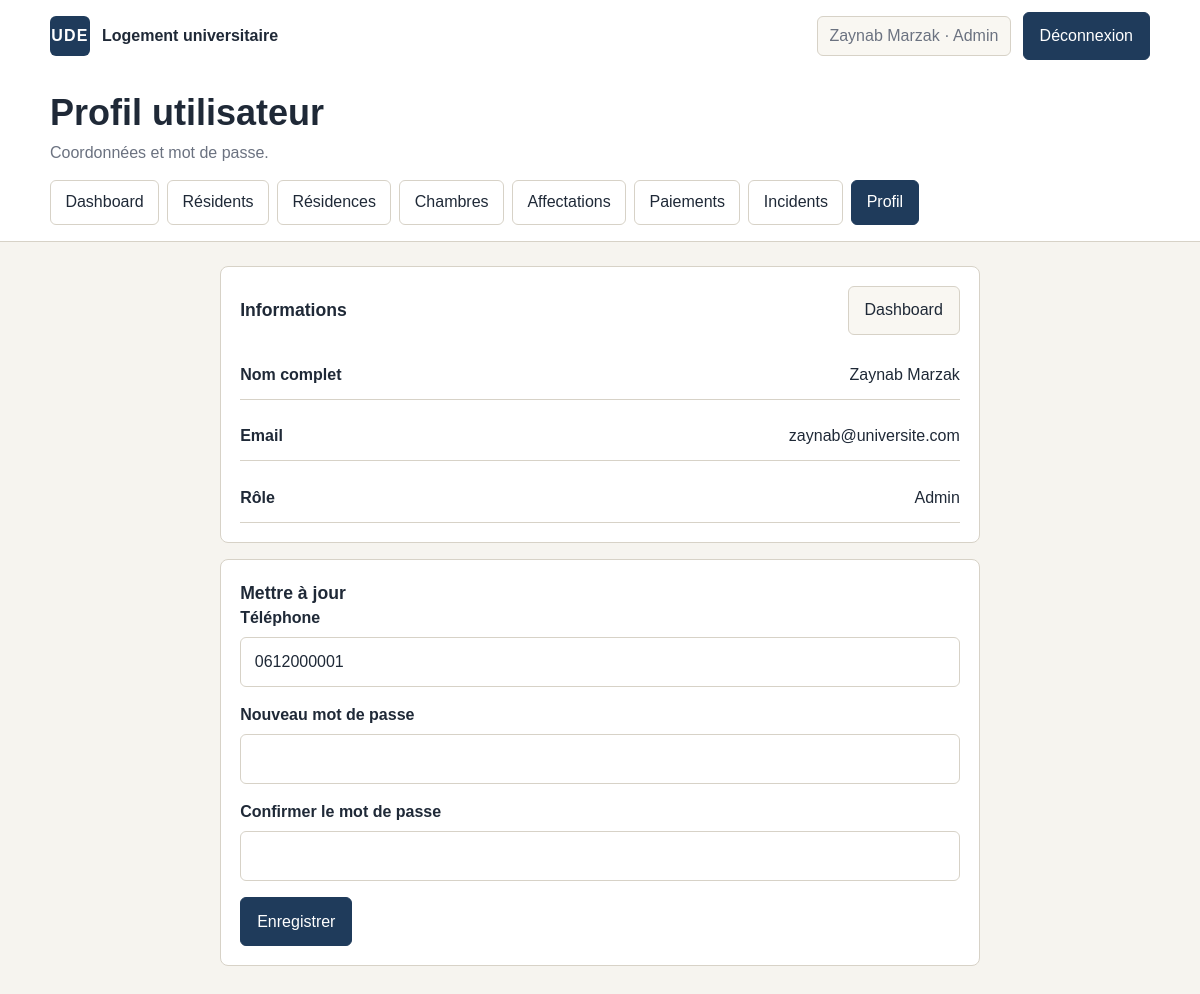
The app's page /profile.php (signed in) with its own data.
### tables this page shows
CREATE TABLE utilisateur (
    id_utilisateur  INT AUTO_INCREMENT PRIMARY KEY,
    nom             VARCHAR(50)  NOT NULL,
    prenom          VARCHAR(50)  NOT NULL,
    email           VARCHAR(100) NOT NULL UNIQUE,
    mot_de_passe    VARCHAR(255) NOT NULL,           
    telephone       VARCHAR(20),
    status_compte   ENUM('Actif','Inactif') DEFAULT 'Actif',
    role            ENUM('Admin','Resident','Technicien') NOT NULL,
    date_creation   TIMESTAMP DEFAULT CURRENT_TIMESTAMP
);

### config/db.php (called while the page is built, shortened)
<?php
function normalizeBasePath(string $path): string
{
    $path = str_replace('\\', '/', trim($path));
    if ($path === '' || $path === '/') {
        return '';
    }
    $path = '/' . trim($path, '/');
    return $path === '/' ? '' : $path;
}
function detectBasePathFromScript(): string
{
    $scriptName = str_replace('\\', '/', $_SERVER['SCRIPT_NAME'] ?? '');
    $directory = str_replace('\\', '/', dirname($scriptName));
    $directory = $directory === '.' ? '' : $directory;
    $knownFolders = ['/admin', '/auth', '/resident', '/technicien', '/config', '/assets', '/docs'];
    return normalizeBasePath($directory);
}
function appBasePath(): string
{
    return detectBasePathFromScript();
}
function appUrl(string $path = ''): string
{
    $basePath = appBasePath();
    $path = '/' . ltrim($path, '/');
    return $basePath . $path;
}

### profile.php (the view, shortened to what this page needs)
<?php
require_once __DIR__ . '/config/auth_check.php';
require_once __DIR__ . '/config/ui.php';
$pdo = getDB();
$userId = (int) $_SESSION['user_id'];
$stmt = $pdo->prepare('SELECT nom, prenom, email, telephone, role FROM utilisateur WHERE id_utilisateur = ?');
$stmt->execute([$userId]);
$user = $stmt->fetch();
?>
<main class="main-content">
    <div class="page-shell page-shell-narrow panel-stack">
        <section class="card">
            <div class="toolbar">
                <h2>Informations</h2>
                <a class="btn btn-secondary" href="<?= e(appUrl(dashboardPathForRole(currentRole()))) ?>">Dashboard</a>
            </div>
            <div class="definition-list">
                <div class="definition-item"><strong>Nom complet</strong><span><?= e($user['prenom'] . ' ' . $user['nom']) ?></span></div>
                <div class="definition-item"><strong>Email</strong><span><?= e($user['email']) ?></span></div>
                <div class="definition-item"><strong>Rôle</strong><span><?= e($user['role']) ?></span></div>
            </div>
        </section>
        <section class="card">
            <h2>Mettre à jour</h2>
            <form method="post" class="stack-form" data-password-check>
                <div class="form-field">
                    <label for="telephone">Téléphone</label>
                    <input type="text" id="telephone" name="telephone" value="<?= e($user['telephone'] ?? '') ?>">
                </div>
                <div class="form-field">
                    <label for="password">Nouveau mot de passe</label>
                    <input type="password" id="password" name="password">
                </div>
                <div class="form-field">
                    <label for="confirm_password">Confirmer le mot de passe</label>
                    <input type="password" id="confirm_password" name="confirm_password">
                </div>
                <div class="form-actions"><button type="submit">Enregistrer</button></div>
            </form>
        </section>
    </div>
</main>

### assets/theme.css (style rules this page uses)
:root { --bg: #f6f4ef; --surface: #ffffff; --surface-soft: #f9f7f2; --border: #d7d2c7; --text: #1f2937; --muted: #6b7280; --primary: #1f3b5b; --primary-dark: #162c44; --success: #166534; --success-bg: #e8f5ea; --warning: #92400e; --warning-bg: #fdf1de; --danger: #991b1b; --danger-bg: #fde8e8; }
* { box-sizing: border-box; }
body { margin: 0; background: var(--bg); color: var(--text); font-family: Arial, Helvetica, sans-serif; line-height: 1.5; }
a { color: var(--primary); text-decoration: none; }
button, input, select, textarea { font: inherit; }
.page-shell, .page-shell-narrow { width: min(1100px, calc(100% - 2rem)); margin: 0 auto; }
.page-shell-narrow { width: min(760px, calc(100% - 2rem)); }
.main-content { padding: 1.5rem 0 2rem; }
.panel-stack { display: grid; gap: 1rem; }
.card, .table-card, .hero-card, .dashboard-section, .stat-card, .auth-card { background: var(--surface); border: 1px solid var(--border); border-radius: 8px; }
.card, .table-card, .dashboard-section, .stat-card, .auth-card { padding: 1.2rem; }
.hero-actions, .action-row, .form-actions, .inline-actions, .export-links { display: flex; gap: 0.75rem; flex-wrap: wrap; }
.toolbar { display: flex; align-items: center; justify-content: space-between; gap: 1rem; flex-wrap: wrap; margin-bottom: 1rem; }
.toolbar h2, .dashboard-section h2, .table-card h2, .card h2 { margin: 0; font-size: 1.1rem; }
.btn, button, .role-button { display: inline-flex; align-items: center; justify-content: center; min-height: 42px; padding: 0.7rem 1rem; border-radius: 6px; border: 1px solid var(--border); background: var(--surface); color: var(--text); cursor: pointer; }
.btn-primary, button[type='submit'], .role-button { background: var(--primary); border-color: var(--primary); color: #fff; }
.btn-secondary { background: var(--surface-soft); }
.stack-form { display: grid; gap: 1rem; }
.form-field { display: grid; gap: 0.45rem; }
.form-field label { font-weight: 700; }
.form-field input, .form-field select, .form-field textarea, .search-input { width: 100%; min-height: 44px; padding: 0.75rem 0.85rem; border: 1px solid var(--border); border-radius: 6px; background: #fff; color: var(--text); }
.definition-list { display: grid; gap: 0.8rem; }
.definition-item { display: flex; justify-content: space-between; gap: 1rem; padding: 0.75rem 0; border-bottom: 1px solid var(--border); }

### records on screen
utilisateur: prenom+nom "Zaynab Marzak", email "zaynab@universite.com", role "Admin", telephone "0612000001"

### other values on screen
currentUserName() "Zaynab Marzak"
$role "Admin"
$title "Profil utilisateur"
$subtitle "Coordonnées et mot de passe."
$label "Dashboard"
$label "Résidents"
$label "Résidences"
$label "Chambres"
$label "Affectations"
$label "Paiements"
$label "Incidents"
$label "Profil"
